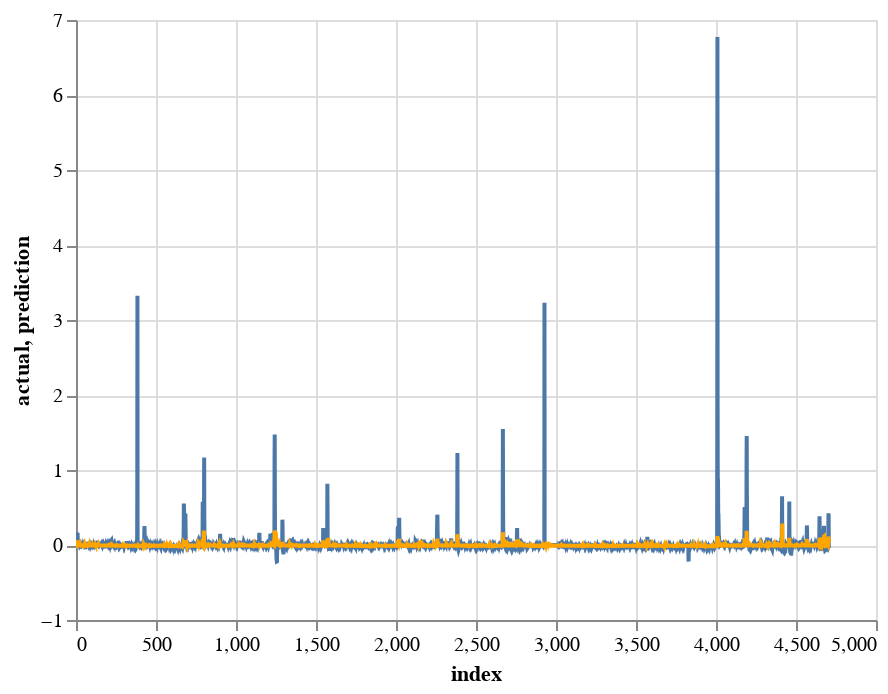

The cell this chart's notebook holds for it:
### Code cell
y = test_model.predict(df[feature_columns])

compare_df = pd.DataFrame({
    "t": df[["t"]].values.flatten(),
    "actual": df[["water_level_difference"]].values.flatten(),
    "prediction": y.flatten()
})

base = alt.Chart(compare_df.reset_index()[0:5000]).encode(
    x="index:Q"
)

(base.mark_line().encode(
    y="actual:Q"
) + base.mark_line(color="orange").encode(
    y="prediction:Q"
)).interactive()

### Figure 1 — Vega-Lite specification as saved in the notebook (floating-point values rounded to 4 significant figures; data arrays with more than 128 entries replaced by an {"elided": "..."} marker saying what was removed)
{"config": {"view": {"continuousWidth": 400, "continuousHeight": 300}}, "layer": [{"mark": "line", "encoding": {"x": {"field": "index", "type": "quantitative"}, "y": {"field": "actual", "type": "quantitative"}}, "selection": {"selector009": {"type": "interval", "bind": "scales", "encodings": ["x", "y"]}}}, {"mark": {"type": "line", "color": "orange"}, "encoding": {"x": {"field": "index", "type": "quantitative"}, "y": {"field": "prediction", "type": "quantitative"}}}], "data": {"name": "data-7e32ff637b52c50bfa3fee83e01bbbd2"}, "$schema": "https://vega.github.io/schema/vega-lite/v4.17.0.json", "datasets": {"data-7e32ff637b52c50bfa3fee83e01bbbd2": {"elided": "4707 records"}}}
